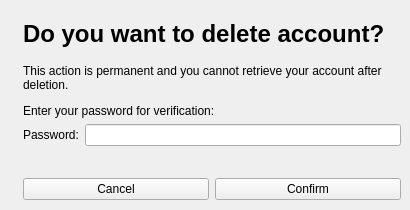
<?xml version="1.0" encoding="UTF-8"?>
<ui version="4.0">
 <class>ProfileDelete</class>
 <widget class="QWidget" name="ProfileDelete">
  <property name="geometry">
   <rect>
    <x>0</x>
    <y>0</y>
    <width>410</width>
    <height>210</height>
   </rect>
  </property>
  <property name="windowTitle">
   <string>Form</string>
  </property>
  <widget class="QWidget" name="horizontalLayoutWidget">
   <property name="geometry">
    <rect>
     <x>10</x>
     <y>10</y>
     <width>391</width>
     <height>190</height>
    </rect>
   </property>
   <layout class="QHBoxLayout" name="horizontalLayout">
    <item>
     <widget class="QLabel" name="picLbl">
      <property name="text">
       <string/>
      </property>
      <property name="pixmap">
       <pixmap>trash.png</pixmap>
      </property>
     </widget>
    </item>
    <item>
     <layout class="QVBoxLayout" name="verticalLayout">
      <item>
       <widget class="QLabel" name="label">
        <property name="text">
         <string>&lt;html&gt;&lt;head/&gt;&lt;body&gt;&lt;p&gt;&lt;span style=&quot; font-size:18pt; font-weight:600;&quot;&gt;Do you want to delete account?&lt;/span&gt;&lt;/p&gt;&lt;/body&gt;&lt;/html&gt;</string>
        </property>
        <property name="textFormat">
         <enum>Qt::AutoText</enum>
        </property>
       </widget>
      </item>
      <item>
       <widget class="QLabel" name="label_3">
        <property name="text">
         <string>&lt;html&gt;&lt;head/&gt;&lt;body&gt;&lt;p&gt;This action is permanent and you cannot retrieve your account after deletion.&lt;/p&gt;&lt;p&gt;Enter your password for verification:&lt;/p&gt;&lt;/body&gt;&lt;/html&gt;</string>
        </property>
        <property name="wordWrap">
         <bool>true</bool>
        </property>
       </widget>
      </item>
      <item>
       <layout class="QFormLayout" name="formLayout">
        <item row="0" column="0">
         <widget class="QLabel" name="label_2">
          <property name="text">
           <string>Password:</string>
          </property>
         </widget>
        </item>
        <item row="0" column="1">
         <widget class="QLineEdit" name="lineEditPass"/>
        </item>
        <item row="1" column="1">
         <widget class="QLabel" name="aLabel">
          <property name="text">
           <string/>
          </property>
         </widget>
        </item>
       </layout>
      </item>
      <item>
       <layout class="QHBoxLayout" name="horizontalLayout_2">
        <item>
         <widget class="QPushButton" name="buttonCancel">
          <property name="text">
           <string>Cancel</string>
          </property>
         </widget>
        </item>
        <item>
         <widget class="QPushButton" name="buttonConfirm">
          <property name="text">
           <string>Confirm</string>
          </property>
         </widget>
        </item>
       </layout>
      </item>
     </layout>
    </item>
   </layout>
  </widget>
 </widget>
 <resources/>
 <connections/>
</ui>
